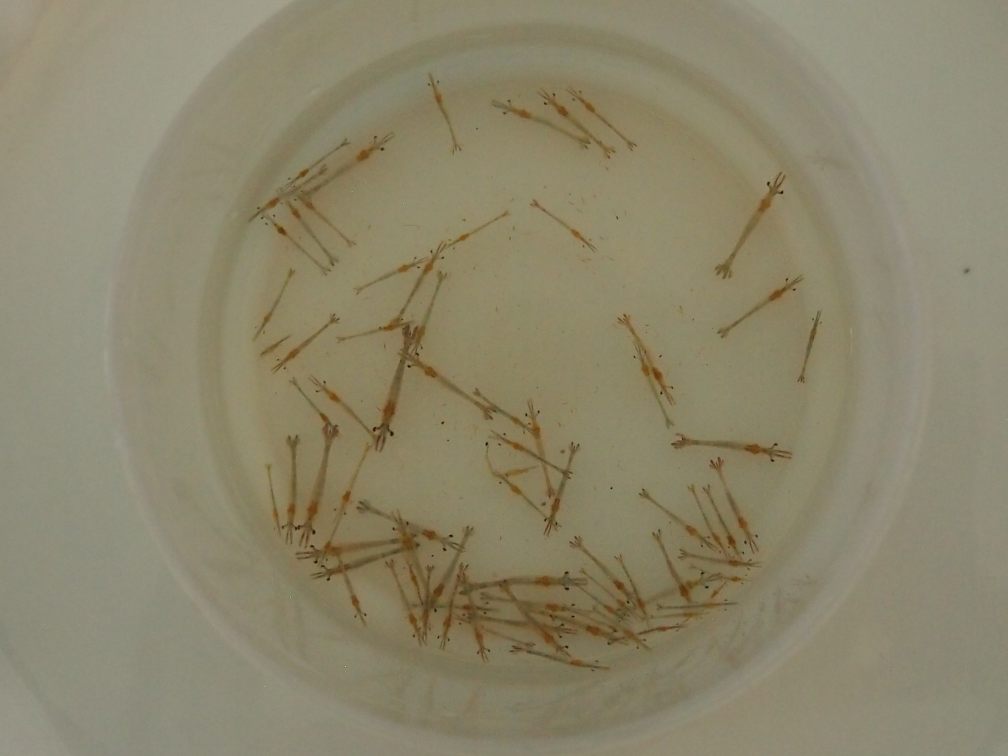
#> input picture temp/dataset/1_P2098837.jpg, 4032 x 3024 px (shown at 1/4 size); its folder holds 4 pictures in this run
$ python algae_mark.py   (Python 2 division)
#> lines starting #> are read from the running program, lines starting #| are printed output that depends on the picture; after the words box and inside, x2 and y2 are one past the last pixel; in counts of white or black regions, pixels touching at a corner belong together
# -*- coding: utf-8 -*-
"""
Created on Sat Jun 18 10:21:22 2016

@author: Wasit
"""
import numpy as np
import cv2
cmax=800
rmax=600
dataset_path='dataset'
cmap=np.array([
        ( 0  , 255, 255,  ),
        ( 64 , 177, 255,  ),
        ( 94 , 210, 94 ,  ),
        ( 40 , 39 , 214,  ),
        ( 150  , 0  , 255,  ),
        ( 0  , 255, 0  ,  ),
        ( 194, 119, 227,  ),
        ( 255, 0  , 0  ,  ),
        ( 34 , 189, 188,  ),
        ( 207, 190, 23 ,  ),])
def callback(event,x,y,flags,param):
    #print "event: %s"%event
    #print "(x, y), (flag param): (%d %d) (%d %s)"% (x, y,flags,param)
    #print cl.shape
    if flags==cv2.EVENT_FLAG_LBUTTON + cv2.EVENT_FLAG_CTRLKEY:
        r=4
        for i in xrange(-r,r):
            for j in xrange(-r,r):
                if np.sqrt( i**2 + j**2 )<r:
                    cl[y+j,x+i]=cc
                    ol[y+j,x+i] = cmap[cc-1]
    if flags==cv2.EVENT_FLAG_LBUTTON + cv2.EVENT_FLAG_ALTKEY:
        r=8
        for i in xrange(-r,r):
            for j in xrange(-r,r):
                if np.sqrt( i**2 + j**2 )<r:
                    cl[y+j,x+i]=0
                    ol[y+j,x+i] = im[y+j,x+i]

        #cv2.imshow('class',cl)
    if event==cv2.EVENT_LBUTTONDOWN:
        r=4
        for i in xrange(-r,r):
            for j in xrange(-r,r):
                if np.sqrt( i**2 + j**2 )<r:
                    cl[y+j,x+i]=cc
                    ol[y+j,x+i] = cmap[cc-1]
    cv2.imshow(window_name,ol)

def reload(flist,index):
#> called with index = 0
    oim=cv2.imread(flist[index])#BGR
#> oim is the input picture: shape (3024, 4032, 3); mean B, G, R 107.2, 133.3, 139.8

    #height, width, depth = im.shape
    #im=cv2.resize(im, (width/2, height/2),interpolation = cv2.INTER_CUBIC)
    im=cv2.resize(oim, (cmax,rmax),interpolation = cv2.INTER_CUBIC)
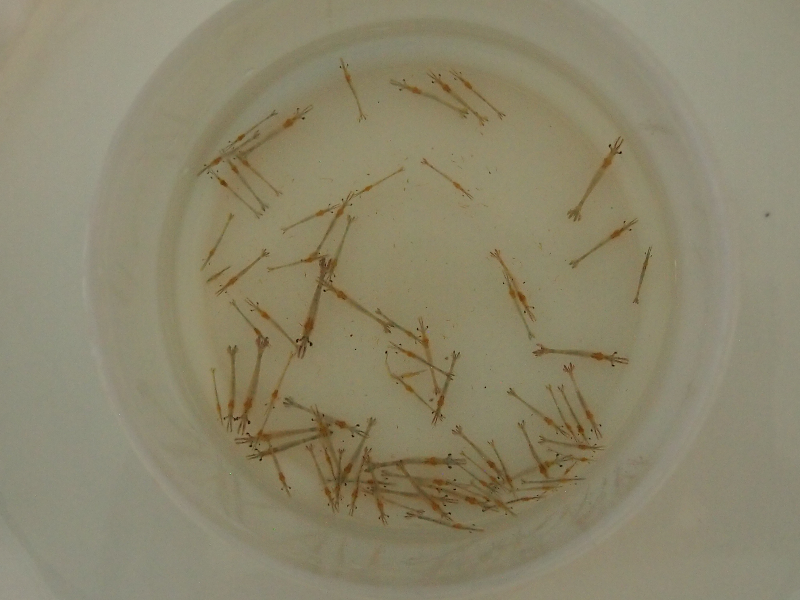
#> im: shape (600, 800, 3); mean B, G, R 107.2, 133.3, 139.8
    ol=im.copy()
    ocl=cv2.imread(flist[index][:-3]+'png',0)
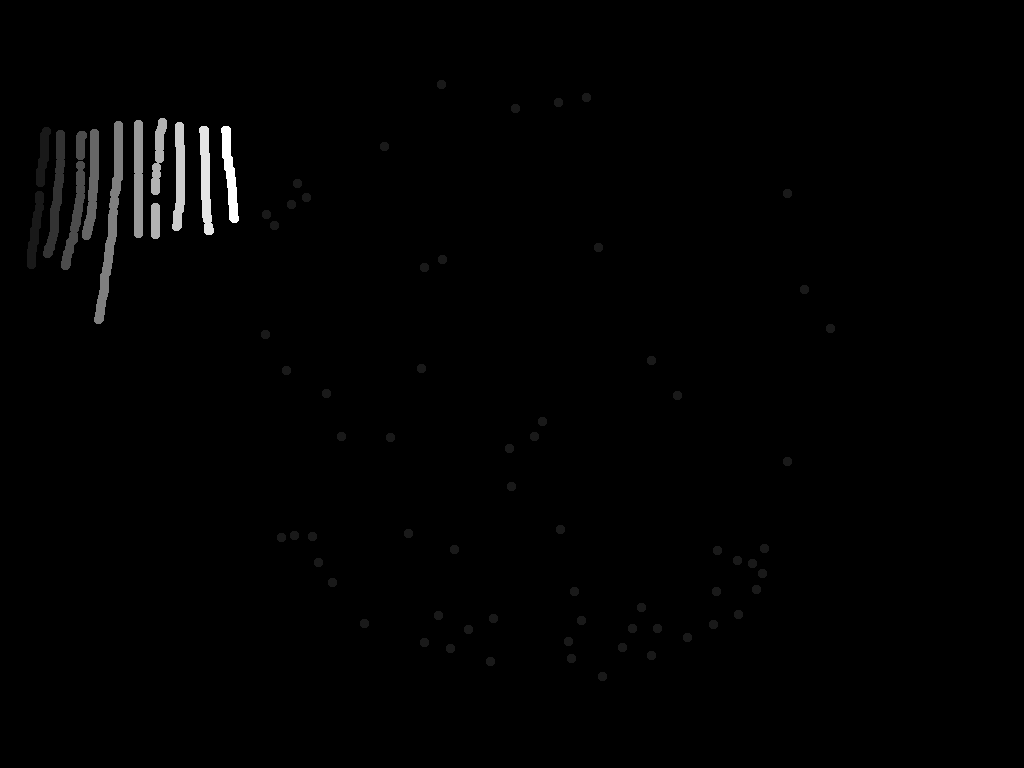
#> input picture temp/dataset/1_P2098837.png, 1024 x 768 px
#> ocl is the input picture: shape (768, 1024); min 0, max 10, mean 0.0811

    #print cl.shape
    if ocl is None:# not found
         cl=np.zeros( (im.shape[0],im.shape[1]),dtype=np.uint8 )
    else:
        cl=cv2.resize(ocl, (cmax,rmax),interpolation = cv2.INTER_NEAREST )
        for x in xrange(cl.shape[1]):
                for y in xrange(cl.shape[0]):
                    if cl[y,x]:
                        ol[y,x] = cmap[cl[y,x]-1]
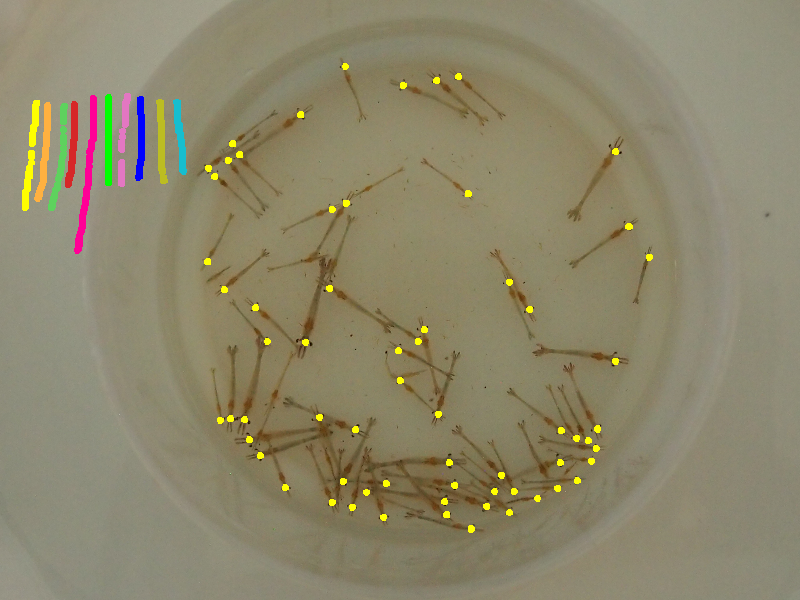
#> ol: shape (600, 800, 3); 2% of pixels changed, all inside (x1, y1, x2, y2) = (22, 63, 653, 533)
    return flist[index],im,cl,ol
if __name__=='__main__':
    import os, fnmatch
    fname=fnmatch.filter(os.listdir(dataset_path), '*.jpg')
    flist=[os.path.join(dataset_path,i) for i in fname]
    index=0

    filename,im,cl,ol=reload(flist, index)
#> filename = 'dataset/1_P2098837.jpg'
    window_name="algae_marker"
    cv2.imshow(window_name, ol)
    #cv2.imshow('class',255*cl)
    cv2.setMouseCallback(window_name,callback)
    #Upkey : 2490368
    #DownKey : 2621440
    #LeftKey : 2424832
    #RightKey: 2555904
    key=''
    cc=1
    while key!= 27:
        key=cv2.waitKey(25)
#> (key Esc is pressed here)
        if key==48:
            cc=10
            print "class: %d"%cc
        elif 48<key<=57:
            cc=key-48
            print "class: %d"%cc
        elif key == 2424832:
            index=(index+len(flist)-1)%len(flist)
            filename,im,cl,ol=reload(flist, index)
            cv2.imshow(window_name, ol)
            print filename
        elif key ==2555904:
            index=(index+len(flist)+1)%len(flist)
            filename,im,cl,ol=reload(flist, index)
            cv2.imshow(window_name, ol)
            print filename
        elif key == ord(' '):
            f=filename[:-3]+'png'
            cv2.imwrite(f,cl)
            print '--saved to %s'%f
    cv2.destroyAllWindows()
